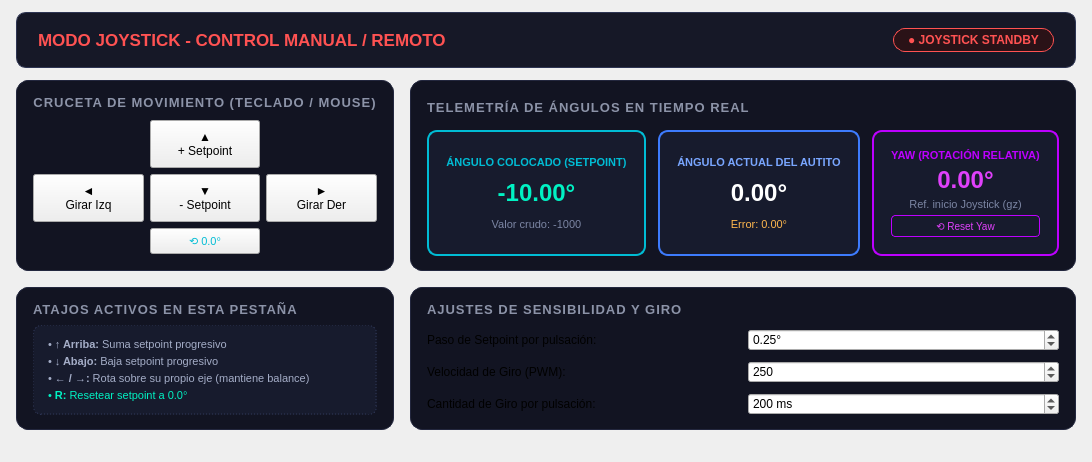
      <widget class="QWidget" name="GOTO_PAGE">
       <layout class="QVBoxLayout" name="verticalLayout_gotoPage">
        <property name="spacing">
         <number>12</number>
        </property>
        <property name="leftMargin">
         <number>16</number>
        </property>
        <property name="topMargin">
         <number>12</number>
        </property>
        <property name="rightMargin">
         <number>16</number>
        </property>
        <property name="bottomMargin">
         <number>12</number>
        </property>
        <item>
         <widget class="QFrame" name="frame_gotoHeader">
          <property name="styleSheet">
           <string notr="true">#frame_gotoHeader { background-color: #161827; border: 1px solid #2e3553; border-radius: 10px; padding: 6px 12px; }</string>
          </property>
          <layout class="QHBoxLayout" name="horizontalLayout_gotoHeader">
           <item>
            <widget class="QLabel" name="label_gotoTitle">
             <property name="font">
              <font>
               <pointsize>13</pointsize>
               <bold>true</bold>
              </font>
             </property>
             <property name="styleSheet">
              <string notr="true">color: #ff5252;</string>
             </property>
             <property name="text">
              <string>MODO JOYSTICK - CONTROL MANUAL / REMOTO</string>
             </property>
            </widget>
           </item>
           <item>
            <spacer name="spacer_gotoHeader">
             <property name="orientation">
              <enum>Qt::Orientation::Horizontal</enum>
             </property>
             <property name="sizeHint" stdset="0">
              <size>
               <width>40</width>
               <height>20</height>
              </size>
             </property>
            </spacer>
           </item>
           <item>
            <widget class="QLabel" name="label_gotoStatusBadge">
             <property name="font">
              <font>
               <pointsize>9</pointsize>
               <bold>true</bold>
              </font>
             </property>
             <property name="styleSheet">
              <string notr="true">background-color: #2a1217; color: #ff5252; border: 1px solid #ff5252; border-radius: 12px; padding: 4px 14px; font-weight: bold;</string>
             </property>
             <property name="text">
              <string>● JOYSTICK STANDBY</string>
             </property>
             <property name="alignment">
              <set>Qt::AlignmentFlag::AlignCenter</set>
             </property>
            </widget>
           </item>
          </layout>
         </widget>
        </item>
        <item>
         <layout class="QGridLayout" name="gridLayout_gotoContent" rowstretch="0,0,1" columnstretch="5,6">
          <property name="spacing">
           <number>16</number>
          </property>
          <item row="0" column="0">
           <widget class="QFrame" name="frame_gotoKeypad">
            <property name="styleSheet">
             <string notr="true">#frame_gotoKeypad { background-color: #121422; border: 1px solid #23273e; border-radius: 12px; }</string>
            </property>
            <layout class="QVBoxLayout" name="verticalLayout_keypadBox">
             <property name="spacing">
              <number>8</number>
             </property>
             <property name="leftMargin">
              <number>16</number>
             </property>
             <property name="topMargin">
              <number>14</number>
             </property>
             <property name="rightMargin">
              <number>16</number>
             </property>
             <property name="bottomMargin">
              <number>14</number>
             </property>
             <item>
              <widget class="QLabel" name="label_keypadTitle">
               <property name="font">
                <font>
                 <pointsize>10</pointsize>
                 <bold>true</bold>
                </font>
               </property>
               <property name="styleSheet">
                <string notr="true">color: #8c93a8; letter-spacing: 1px;</string>
               </property>
               <property name="text">
                <string>CRUCETA DE MOVIMIENTO (TECLADO / MOUSE)</string>
               </property>
               <property name="alignment">
                <set>Qt::AlignmentFlag::AlignCenter</set>
               </property>
              </widget>
             </item>
             <item>
              <spacer name="spacer_keypadTop">
               <property name="orientation">
                <enum>Qt::Orientation::Vertical</enum>
               </property>
               <property name="sizeHint" stdset="0">
                <size>
                 <width>20</width>
                 <height>2</height>
                </size>
               </property>
              </spacer>
             </item>
             <item>
              <layout class="QGridLayout" name="gridLayout_arrowKeys">
               <property name="spacing">
                <number>6</number>
               </property>
               <item row="0" column="1">
                <widget class="QPushButton" name="btn_goto_up">
                 <property name="minimumSize">
                  <size>
                   <width>85</width>
                   <height>48</height>
                  </size>
                 </property>
                 <property name="focusPolicy">
                  <enum>Qt::FocusPolicy::NoFocus</enum>
                 </property>
                 <property name="toolTip">
                  <string>Flecha Arriba: Aumentar inclinación / avance</string>
                 </property>
                 <property name="text">
                  <string>▲
+ Setpoint</string>
                 </property>
                </widget>
               </item>
               <item row="1" column="0">
                <widget class="QPushButton" name="btn_goto_left">
                 <property name="minimumSize">
                  <size>
                   <width>85</width>
                   <height>48</height>
                  </size>
                 </property>
                 <property name="focusPolicy">
                  <enum>Qt::FocusPolicy::NoFocus</enum>
                 </property>
                 <property name="toolTip">
                  <string>Flecha Izquierda: Rotar sobre propio eje a la izquierda</string>
                 </property>
                 <property name="text">
                  <string>◄
Girar Izq</string>
                 </property>
                </widget>
               </item>
               <item row="1" column="1">
                <widget class="QPushButton" name="btn_goto_down">
                 <property name="minimumSize">
                  <size>
                   <width>85</width>
                   <height>48</height>
                  </size>
                 </property>
                 <property name="focusPolicy">
                  <enum>Qt::FocusPolicy::NoFocus</enum>
                 </property>
                 <property name="toolTip">
                  <string>Flecha Abajo: Reducir inclinación</string>
                 </property>
                 <property name="text">
                  <string>▼
- Setpoint</string>
                 </property>
                </widget>
               </item>
               <item row="1" column="2">
                <widget class="QPushButton" name="btn_goto_right">
                 <property name="minimumSize">
                  <size>
                   <width>85</width>
                   <height>48</height>
                  </size>
                 </property>
                 <property name="focusPolicy">
                  <enum>Qt::FocusPolicy::NoFocus</enum>
                 </property>
                 <property name="toolTip">
                  <string>Flecha Derecha: Rotar sobre propio eje a la derecha</string>
                 </property>
                 <property name="text">
                  <string>►
Girar Der</string>
                 </property>
                </widget>
               </item>
               <item row="2" column="1">
                <widget class="QPushButton" name="btn_goto_center">
                 <property name="minimumSize">
                  <size>
                   <width>85</width>
                   <height>26</height>
                  </size>
                 </property>
                 <property name="focusPolicy">
                  <enum>Qt::FocusPolicy::NoFocus</enum>
                 </property>
                 <property name="toolTip">
                  <string>Centrar setpoint a 0.0°</string>
                 </property>
                 <property name="styleSheet">
                  <string notr="true">font-size: 8pt; color: #00bcd4; border-color: #00bcd4;</string>
                 </property>
                 <property name="text">
                  <string>⟲ 0.0°</string>
                 </property>
                </widget>
               </item>
              </layout>
             </item>
             <item>
              <spacer name="spacer_keypadBottom">
               <property name="orientation">
                <enum>Qt::Orientation::Vertical</enum>
               </property>
               <property name="sizeHint" stdset="0">
                <size>
                 <width>20</width>
                 <height>2</height>
                </size>
               </property>
              </spacer>
             </item>
            </layout>
           </widget>
          </item>
          <item row="0" column="1">
           <widget class="QFrame" name="frame_gotoTelemetry">
            <property name="styleSheet">
             <string notr="true">#frame_gotoTelemetry { background-color: #121422; border: 1px solid #23273e; border-radius: 12px; }</string>
            </property>
            <layout class="QVBoxLayout" name="verticalLayout_teleBox">
             <property name="spacing">
              <number>10</number>
             </property>
             <property name="leftMargin">
              <number>16</number>
             </property>
             <property name="topMargin">
              <number>14</number>
             </property>
             <property name="rightMargin">
              <number>16</number>
             </property>
             <property name="bottomMargin">
              <number>14</number>
             </property>
             <item>
              <widget class="QLabel" name="label_teleTitle">
               <property name="font">
                <font>
                 <pointsize>10</pointsize>
                 <bold>true</bold>
                </font>
               </property>
               <property name="styleSheet">
                <string notr="true">color: #8c93a8; letter-spacing: 1px;</string>
               </property>
               <property name="text">
                <string>TELEMETRÍA DE ÁNGULOS EN TIEMPO REAL</string>
               </property>
              </widget>
             </item>
             <item>
              <layout class="QHBoxLayout" name="horizontalLayout_anglesDisplay">
               <property name="spacing">
                <number>12</number>
               </property>
               <item>
                <widget class="QFrame" name="box_gotoSetpoint">
                 <property name="styleSheet">
                  <string notr="true">#box_gotoSetpoint { background-color: #171b2d; border: 1.5px solid #00bcd4; border-radius: 10px; padding: 8px; }</string>
                 </property>
                 <layout class="QVBoxLayout" name="verticalLayout_spDisplay">
                  <property name="spacing">
                   <number>4</number>
                  </property>
                  <item>
                   <widget class="QLabel" name="label_spTitle">
                    <property name="styleSheet">
                     <string notr="true">color: #00bcd4; font-size: 8pt; font-weight: bold;</string>
                    </property>
                    <property name="text">
                     <string>ÁNGULO COLOCADO (SETPOINT)</string>
                    </property>
                    <property name="alignment">
                     <set>Qt::AlignmentFlag::AlignCenter</set>
                    </property>
                   </widget>
                  </item>
                  <item>
                   <widget class="QLabel" name="lbl_goto_setpoint_deg">
                    <property name="font">
                     <font>
                      <pointsize>18</pointsize>
                      <bold>true</bold>
                     </font>
                    </property>
                    <property name="styleSheet">
                     <string notr="true">color: #00f2c3;</string>
                    </property>
                    <property name="text">
                     <string>-10.00°</string>
                    </property>
                    <property name="alignment">
                     <set>Qt::AlignmentFlag::AlignCenter</set>
                    </property>
                   </widget>
                  </item>
                  <item>
                   <widget class="QLabel" name="lbl_goto_setpoint_raw">
                    <property name="styleSheet">
                     <string notr="true">color: #7b85a3; font-size: 8pt;</string>
                    </property>
                    <property name="text">
                     <string>Valor crudo: -1000</string>
                    </property>
                    <property name="alignment">
                     <set>Qt::AlignmentFlag::AlignCenter</set>
                    </property>
                   </widget>
                  </item>
                 </layout>
                </widget>
               </item>
               <item>
                <widget class="QFrame" name="box_gotoActual">
                 <property name="styleSheet">
                  <string notr="true">#box_gotoActual { background-color: #171b2d; border: 1.5px solid #3d7bfd; border-radius: 10px; padding: 8px; }</string>
                 </property>
                 <layout class="QVBoxLayout" name="verticalLayout_actDisplay">
                  <property name="spacing">
                   <number>4</number>
                  </property>
                  <item>
                   <widget class="QLabel" name="label_actTitle">
                    <property name="styleSheet">
                     <string notr="true">color: #79a6ff; font-size: 8pt; font-weight: bold;</string>
                    </property>
                    <property name="text">
                     <string>ÁNGULO ACTUAL DEL AUTITO</string>
                    </property>
                    <property name="alignment">
                     <set>Qt::AlignmentFlag::AlignCenter</set>
                    </property>
                   </widget>
                  </item>
                  <item>
                   <widget class="QLabel" name="lbl_goto_current_deg">
                    <property name="font">
                     <font>
                      <pointsize>18</pointsize>
                      <bold>true</bold>
                     </font>
                    </property>
                    <property name="styleSheet">
                     <string notr="true">color: #ffffff;</string>
                    </property>
                    <property name="text">
                     <string>0.00°</string>
                    </property>
                    <property name="alignment">
                     <set>Qt::AlignmentFlag::AlignCenter</set>
                    </property>
                   </widget>
                  </item>
                  <item>
                   <widget class="QLabel" name="lbl_goto_error">
                    <property name="styleSheet">
                     <string notr="true">color: #ffb74d; font-size: 8pt;</string>
                    </property>
                    <property name="text">
                     <string>Error: 0.00°</string>
                    </property>
                    <property name="alignment">
                     <set>Qt::AlignmentFlag::AlignCenter</set>
                    </property>
                   </widget>
                  </item>
                 </layout>
                </widget>
               </item>
               <item>
                <widget class="QFrame" name="box_gotoYaw">
                 <property name="styleSheet">
                  <string notr="true">#box_gotoYaw { background-color: #171b2d; border: 1.5px solid #bd00ff; border-radius: 10px; padding: 8px; }</string>
                 </property>
                 <layout class="QVBoxLayout" name="verticalLayout_yawDisplay">
                  <property name="spacing">
                   <number>4</number>
                  </property>
                  <item>
                   <widget class="QLabel" name="label_yawTitle">
                    <property name="styleSheet">
                     <string notr="true">color: #bd00ff; font-size: 8pt; font-weight: bold;</string>
                    </property>
                    <property name="text">
                     <string>YAW (ROTACIÓN RELATIVA)</string>
                    </property>
                    <property name="alignment">
                     <set>Qt::AlignmentFlag::AlignCenter</set>
                    </property>
                   </widget>
                  </item>
                  <item>
                   <widget class="QLabel" name="lbl_goto_yaw_deg">
                    <property name="font">
                     <font>
                      <pointsize>18</pointsize>
                      <bold>true</bold>
                     </font>
                    </property>
                    <property name="styleSheet">
                     <string notr="true">color: #e040fb;</string>
                    </property>
                    <property name="text">
                     <string>0.00°</string>
                    </property>
                    <property name="alignment">
                     <set>Qt::AlignmentFlag::AlignCenter</set>
                    </property>
                   </widget>
                  </item>
                  <item>
                   <widget class="QLabel" name="lbl_goto_yaw_desc">
                    <property name="styleSheet">
                     <string notr="true">color: #7b85a3; font-size: 8pt;</string>
                    </property>
                    <property name="text">
                     <string>Ref. inicio Joystick (gz)</string>
                    </property>
                    <property name="alignment">
                     <set>Qt::AlignmentFlag::AlignCenter</set>
                    </property>
                   </widget>
                  </item>
                  <item>
                   <widget class="QPushButton" name="btn_goto_reset_yaw">
                    <property name="minimumSize">
                     <size>
                      <width>0</width>
                      <height>22</height>
                     </size>
                    </property>
                    <property name="focusPolicy">
                     <enum>Qt::FocusPolicy::NoFocus</enum>
                    </property>
                    <property name="toolTip">
                     <string>Poner a 0.0° la referencia del ángulo de Yaw</string>
                    </property>
                    <property name="styleSheet">
                     <string notr="true">font-size: 7.5pt; color: #e040fb; border: 1px solid #bd00ff; border-radius: 4px; padding: 2px;</string>
                    </property>
                    <property name="text">
                     <string>⟲ Reset Yaw</string>
                    </property>
                   </widget>
                  </item>
                 </layout>
                </widget>
               </item>
              </layout>
             </item>
            </layout>
           </widget>
          </item>
          <item row="1" column="0">
           <widget class="QFrame" name="frame_gotoLegend">
            <property name="styleSheet">
             <string notr="true">#frame_gotoLegend { background-color: #121422; border: 1px solid #23273e; border-radius: 12px; }</string>
            </property>
            <layout class="QVBoxLayout" name="verticalLayout_gotoLegend">
             <property name="spacing">
              <number>8</number>
             </property>
             <property name="leftMargin">
              <number>16</number>
             </property>
             <property name="topMargin">
              <number>14</number>
             </property>
             <property name="rightMargin">
              <number>16</number>
             </property>
             <property name="bottomMargin">
              <number>14</number>
             </property>
             <item>
              <widget class="QLabel" name="label_legend1">
               <property name="font">
                <font>
                 <pointsize>10</pointsize>
                 <bold>true</bold>
                </font>
               </property>
               <property name="styleSheet">
                <string notr="true">color: #8c93a8; letter-spacing: 1px;</string>
               </property>
               <property name="text">
                <string>ATAJOS ACTIVOS EN ESTA PESTAÑA</string>
               </property>
              </widget>
             </item>
             <item>
              <widget class="QFrame" name="box_legendItems">
               <property name="styleSheet">
                <string notr="true">#box_legendItems { background-color: #171b2d; border: 1px dashed #2f3758; border-radius: 8px; padding: 6px; }</string>
               </property>
               <layout class="QVBoxLayout" name="verticalLayout_legendItems">
                <property name="spacing">
                 <number>4</number>
                </property>
                <property name="leftMargin">
                 <number>8</number>
                </property>
                <property name="topMargin">
                 <number>6</number>
                </property>
                <property name="rightMargin">
                 <number>8</number>
                </property>
                <property name="bottomMargin">
                 <number>6</number>
                </property>
                <item>
                 <widget class="QLabel" name="label_legend2">
                  <property name="styleSheet">
                   <string notr="true">color: #a4adc7; font-size: 8.5pt;</string>
                  </property>
                  <property name="text">
                   <string>• &lt;b&gt;↑ Arriba:&lt;/b&gt; Suma setpoint progresivo</string>
                  </property>
                 </widget>
                </item>
                <item>
                 <widget class="QLabel" name="label_legend3">
                  <property name="styleSheet">
                   <string notr="true">color: #a4adc7; font-size: 8.5pt;</string>
                  </property>
                  <property name="text">
                   <string>• &lt;b&gt;↓ Abajo:&lt;/b&gt; Baja setpoint progresivo</string>
                  </property>
                 </widget>
                </item>
                <item>
                 <widget class="QLabel" name="label_legend4">
                  <property name="styleSheet">
                   <string notr="true">color: #a4adc7; font-size: 8.5pt;</string>
                  </property>
                  <property name="text">
                   <string>• &lt;b&gt;← / →:&lt;/b&gt; Rota sobre su propio eje (mantiene balance)</string>
                  </property>
                 </widget>
                </item>
                <item>
                 <widget class="QLabel" name="label_legend5">
                  <property name="styleSheet">
                   <string notr="true">color: #00f2c3; font-size: 8.5pt;</string>
                  </property>
                  <property name="text">
                   <string>• &lt;b&gt;R:&lt;/b&gt; Resetear setpoint a 0.0°</string>
                  </property>
                 </widget>
                </item>
               </layout>
              </widget>
             </item>
            </layout>
           </widget>
          </item>
          <item row="1" column="1">
           <widget class="QFrame" name="frame_gotoSettings">
            <property name="styleSheet">
             <string notr="true">#frame_gotoSettings { background-color: #121422; border: 1px solid #23273e; border-radius: 12px; }</string>
            </property>
            <layout class="QVBoxLayout" name="verticalLayout_settingsBox">
             <property name="spacing">
              <number>12</number>
             </property>
             <property name="leftMargin">
              <number>16</number>
             </property>
             <property name="topMargin">
              <number>14</number>
             </property>
             <property name="rightMargin">
              <number>16</number>
             </property>
             <property name="bottomMargin">
              <number>14</number>
             </property>
             <item>
              <widget class="QLabel" name="label_settingsTitle">
               <property name="font">
                <font>
                 <pointsize>10</pointsize>
                 <bold>true</bold>
                </font>
               </property>
               <property name="styleSheet">
                <string notr="true">color: #8c93a8; letter-spacing: 1px;</string>
               </property>
               <property name="text">
                <string>AJUSTES DE SENSIBILIDAD Y GIRO</string>
               </property>
              </widget>
             </item>
             <item>
              <layout class="QGridLayout" name="gridLayout_settingsInputs">
               <property name="spacing">
                <number>10</number>
               </property>
               <item row="0" column="0">
                <widget class="QLabel" name="label_stepDesc">
                 <property name="text">
                  <string>Paso de Setpoint por pulsación:</string>
                 </property>
                </widget>
               </item>
               <item row="0" column="1">
                <widget class="QDoubleSpinBox" name="spinBox_gotoStep">
                 <property name="focusPolicy">
                  <enum>Qt::FocusPolicy::ClickFocus</enum>
                 </property>
                 <property name="suffix">
                  <string>°</string>
                 </property>
                 <property name="decimals">
                  <number>2</number>
                 </property>
                 <property name="minimum">
                  <double>0.050000000000000</double>
                 </property>
                 <property name="maximum">
                  <double>2.000000000000000</double>
                 </property>
                 <property name="singleStep">
                  <double>0.050000000000000</double>
                 </property>
                 <property name="value">
                  <double>0.250000000000000</double>
                 </property>
                </widget>
               </item>
               <item row="1" column="0">
                <widget class="QLabel" name="label_turnDesc">
                 <property name="text">
                  <string>Velocidad de Giro (PWM):</string>
                 </property>
                </widget>
               </item>
               <item row="1" column="1">
                <widget class="QSpinBox" name="spinBox_gotoTurnIntensity">
                 <property name="focusPolicy">
                  <enum>Qt::FocusPolicy::ClickFocus</enum>
                 </property>
                 <property name="minimum">
                  <number>100</number>
                 </property>
                 <property name="maximum">
                  <number>600</number>
                 </property>
                 <property name="singleStep">
                  <number>25</number>
                 </property>
                 <property name="value">
                  <number>250</number>
                 </property>
                </widget>
               </item>
               <item row="2" column="0">
                <widget class="QLabel" name="label_turnDurationDesc">
                 <property name="text">
                  <string>Cantidad de Giro por pulsación:</string>
                 </property>
                </widget>
               </item>
               <item row="2" column="1">
                <widget class="QSpinBox" name="spinBox_gotoTurnDuration">
                 <property name="focusPolicy">
                  <enum>Qt::FocusPolicy::ClickFocus</enum>
                 </property>
                 <property name="suffix">
                  <string> ms</string>
                 </property>
                 <property name="minimum">
                  <number>50</number>
                 </property>
                 <property name="maximum">
                  <number>2000</number>
                 </property>
                 <property name="singleStep">
                  <number>25</number>
                 </property>
                 <property name="value">
                  <number>200</number>
                 </property>
                </widget>
               </item>
              </layout>
             </item>
            </layout>
           </widget>
          </item>
          <item row="2" column="0">
           <spacer name="spacer_gotoLeftBottom">
            <property name="orientation">
             <enum>Qt::Orientation::Vertical</enum>
            </property>
            <property name="sizeHint" stdset="0">
             <size>
              <width>20</width>
              <height>20</height>
             </size>
            </property>
           </spacer>
          </item>
          <item row="2" column="1">
           <spacer name="spacer_gotoRightBottom">
            <property name="orientation">
             <enum>Qt::Orientation::Vertical</enum>
            </property>
            <property name="sizeHint" stdset="0">
             <size>
              <width>20</width>
              <height>20</height>
             </size>
            </property>
           </spacer>
          </item>
         </layout>
        </item>
       </layout>
      </widget>
